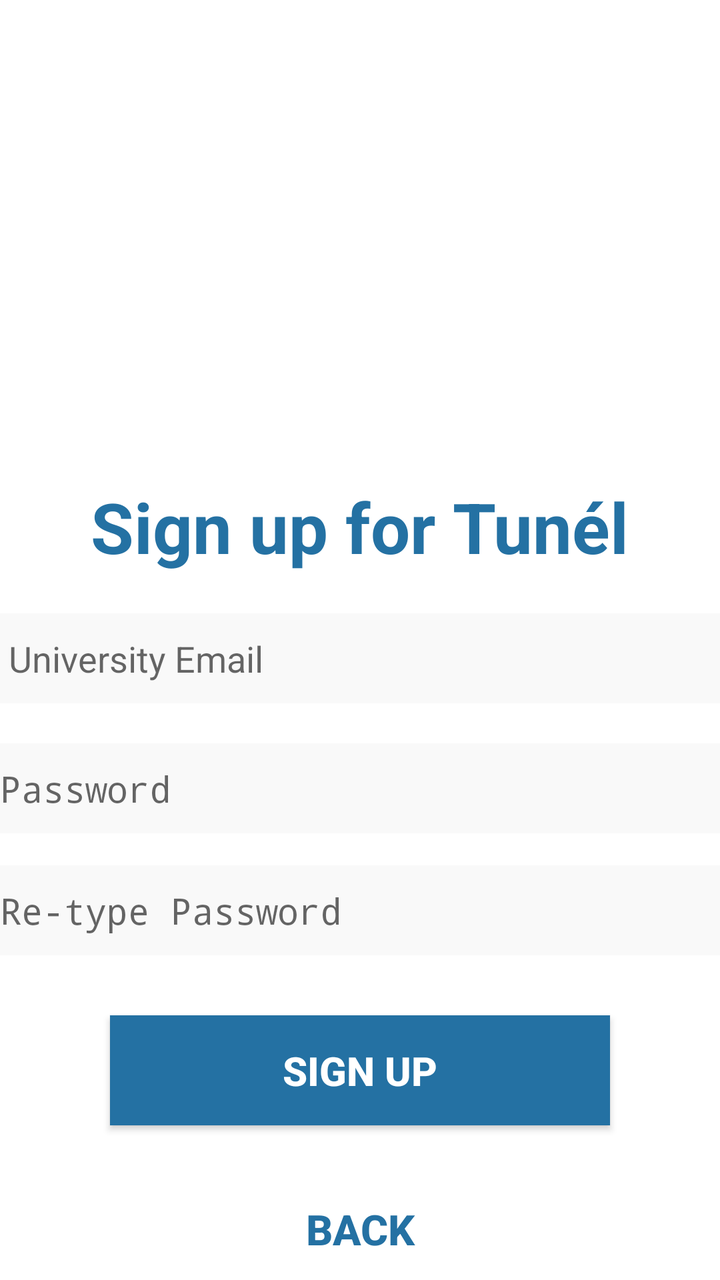
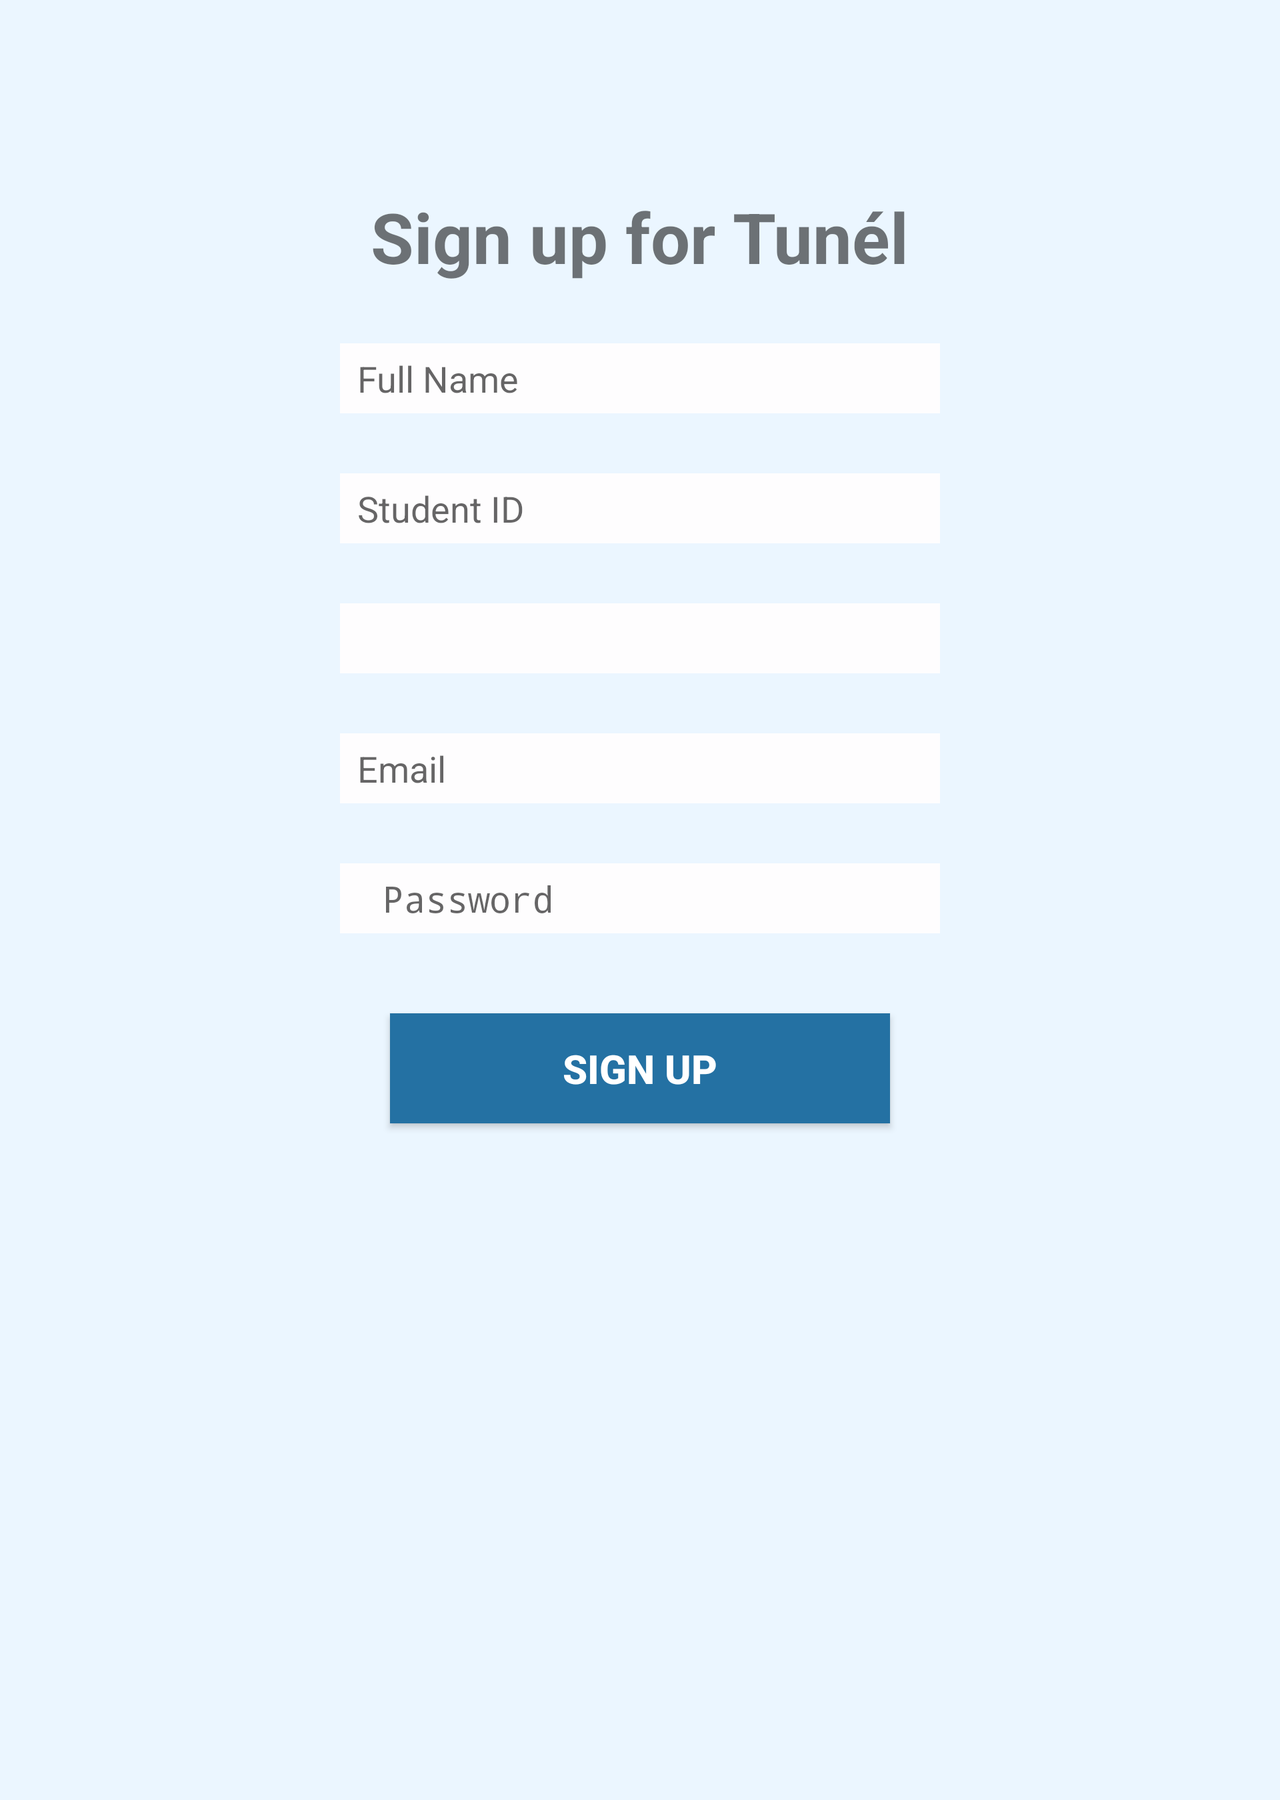

The same Android screen from two of the app's own layout files: first res/layout/ as a phone draws it, then the repository's variant for another configuration, drawn on a device whose configuration selects that folder. Both files follow.
<!-- AndroidManifest.xml: application theme AppTheme -->
<!-- res/layout/activity_sign_up.xml -->
<?xml version="1.0" encoding="utf-8"?>
<RelativeLayout xmlns:android="http://schemas.android.com/apk/res/android"
    xmlns:app="http://schemas.android.com/apk/res-auto"
    xmlns:tools="http://schemas.android.com/tools"
    android:layout_width="match_parent" android:layout_height="match_parent"
    android:background="#FFFFFF"
    >


        <TextView
                android:text="@string/sign_up_for_tun_l"
                android:textColor="#2471A3"
                android:layout_width="wrap_content"
                android:layout_height="wrap_content"
                android:textSize="35sp"
                android:textStyle="bold"
                android:id="@+id/register"
                android:layout_below="@+id/register_logo"
                android:layout_centerHorizontal="true" />

        <EditText
            android:background="#F9F9F9"
            android:layout_width="370dp"
            android:layout_height="45dp"
            android:inputType="textPassword"
            android:ems="10"
            android:minLines="6"
            android:id="@+id/reg_pass"
            android:hint="Password"
            tools:ignore="HardcodedText"
            android:layout_marginTop="20dp"
            android:layout_below="@+id/reg_email"
            android:layout_alignStart="@+id/reg_email"
            android:layout_alignEnd="@+id/reg_email" />

        <Button
            android:background="#2471A3"
            android:text="@string/sign_up"
            android:textSize="20sp"
            android:textStyle="bold"
            android:textColor="#fff"
            android:layout_width="250dp"
            android:layout_height="55dp"
            android:id="@+id/reg_button"
            android:layout_marginEnd="50dp"
            android:layout_marginTop="30dp"
            android:layout_below="@+id/reg_pass_val"
            android:layout_centerHorizontal="true" />

        <Button
            android:id="@+id/btn_back"
            android:layout_width="wrap_content"
            android:layout_height="wrap_content"
            android:layout_marginTop="28dp"
            android:background="@null"
            android:text="back"
            android:textColor="#2471A3"
            android:textSize="21dp"
            android:textStyle="bold"
            android:layout_below="@id/reg_button"
            android:layout_centerHorizontal="true" />

        <ImageView
            android:layout_width="500dp"
            android:layout_height="240dp"
            app:srcCompat="@mipmap/tunellogo"
            android:id="@+id/register_logo"
            android:contentDescription="@string/tunellogo"
            android:layout_alignParentTop="true"
            android:layout_centerHorizontal="true"/>

        <EditText
            android:background="#F9F9F9"
            android:layout_width="370dp"
            android:layout_height="45dp"
            android:inputType="textEmailAddress"
            android:ems="10"
            android:id="@+id/reg_email"
            android:hint=" University Email"
            tools:ignore="HardcodedText"
            android:layout_marginTop="20dp"
            android:layout_below="@+id/register"
            android:layout_centerHorizontal="true" />

        <EditText
            android:background="#F9F9F9"
            android:layout_width="370dp"
            android:layout_height="45dp"
            android:inputType="textPassword"
            android:ems="10"
            android:minLines="6"
            android:id="@+id/reg_pass_val"
            android:hint="Re-type Password"
            tools:ignore="HardcodedText"
            android:layout_marginTop="16dp"
            android:layout_below="@+id/reg_pass"
            android:layout_alignStart="@+id/reg_pass" />

    </RelativeLayout>
<!-- resources referenced by this layout -->
<resources>
  <!-- mipmap tunellogo: png bitmap (mipmap-hdpi, 3905 bytes) -->
  <string name="sign_up">Sign Up</string>
  <string name="sign_up_for_tun_l">Sign up for Tunél</string>
  <string name="tunellogo">tunellogo</string>
  <style name="AppTheme" parent="Base.Theme.AppCompat.Light.DarkActionBar">
          
          <item name="colorPrimary">@color/colorPrimary</item>
          <item name="colorPrimaryDark">@color/colorPrimaryDark</item>
          <item name="colorAccent">@color/colorAccent</item>
      </style>
  <color name="colorPrimary">#3F51B5</color>
  <color name="colorPrimaryDark">#303F9F</color>
  <color name="colorAccent">#FF4081</color>
</resources>
<!-- res/layout-land/activity_sign_up.xml (the repository's variant of the layout above) -->
<!-- drawn on the phone turned sideways -->
<?xml version="1.0" encoding="utf-8"?>
<ScrollView xmlns:android="http://schemas.android.com/apk/res/android"
    xmlns:app="http://schemas.android.com/apk/res-auto"
    xmlns:tools="http://schemas.android.com/tools"
    android:layout_width="match_parent" android:layout_height="match_parent"
    android:background="#EBF6FF">

    <RelativeLayout
        android:layout_width="match_parent"
        android:layout_height="900dp"
        tools:ignore="ScrollViewSize">

        <TextView
            android:text="Sign up for Tunél"
            android:layout_width="wrap_content"
            android:layout_height="wrap_content"
            android:textSize="35sp"
            android:textStyle="bold"
            android:id="@+id/register"
            android:layout_below="@+id/register_logo"
            android:layout_centerHorizontal="true" />

        <EditText
            android:background="#FEFDFE"
            android:layout_width="300dp"
            android:layout_height="35dp"
            android:inputType="textPersonName"
            android:ems="10"
            android:id="@+id/fullname"
            android:hint="  Full Name"
            android:maxLines="1"
            android:layout_marginTop="30dp"
            android:layout_below="@+id/register"
            android:layout_centerHorizontal="true"
            tools:ignore="HardcodedText" />

        <ImageView
            android:layout_width="400dp"
            android:layout_height="95dp"
            app:srcCompat="@drawable/logononame"
            android:id="@+id/register_logo"
            android:contentDescription="@string/tunellogo"
            android:layout_alignParentTop="true"
            android:layout_centerHorizontal="true" />


        <Spinner
            android:background="#FEFDFE"
            android:layout_width="300dp"
            android:layout_height="35dp"
            android:id="@+id/user_course_level"
            android:layout_marginTop="30dp"
            android:layout_below="@+id/user_ID"
            android:layout_alignStart="@+id/user_ID" />

        <EditText
            android:background="#FEFDFE"
            android:layout_width="300dp"
            android:layout_height="35dp"
            android:inputType="number"
            android:ems="10"
            android:id="@+id/user_ID"
            android:hint="  Student ID"
            android:layout_marginTop="30dp"
            android:layout_below="@+id/fullname"
            android:layout_alignStart="@+id/fullname"
            tools:ignore="HardcodedText" />

        <EditText
            android:background="#FEFDFE"
            android:layout_width="300dp"
            android:layout_height="35dp"
            android:inputType="textEmailAddress"
            android:ems="10"
            android:id="@+id/user_email"
            android:hint="  Email"
            tools:ignore="HardcodedText"
            android:layout_marginTop="30dp"
            android:layout_below="@+id/user_course_level"
            android:layout_alignStart="@+id/user_ID" />

        <EditText
            android:background="#FEFDFE"
            android:layout_width="300sp"
            android:layout_height="35dp"
            android:inputType="textPassword"
            android:ems="10"
            android:id="@+id/user_pass"
            android:hint="  Password"
            tools:ignore="HardcodedText"
            android:layout_marginTop="30dp"
            android:layout_below="@+id/user_email"
            android:layout_alignStart="@+id/user_email" />


        <Button
            android:background="#2471A3"
            android:text="@string/sign_up"
            android:textSize="20sp"
            android:textStyle="bold"
            android:textColor="#fff"
            android:layout_width="250dp"
            android:layout_height="55dp"
            android:id="@+id/singup_button"
            android:layout_marginTop="40dp"
            android:layout_below="@+id/user_pass"
            android:layout_centerHorizontal="true" />


    </RelativeLayout>



</ScrollView>
<!-- resources referenced by the variant -->
<!-- as the phone turned sideways resolves them -->
<resources>
  <!-- drawable logononame: png bitmap (drawable, 5455 bytes) -->
  <string name="sign_up">Sign Up</string>
  <string name="tunellogo">tunellogo</string>
  <style name="AppTheme" parent="Base.Theme.AppCompat.Light.DarkActionBar">
          
          <item name="colorPrimary">@color/colorPrimary</item>
          <item name="colorPrimaryDark">@color/colorPrimaryDark</item>
          <item name="colorAccent">@color/colorAccent</item>
      </style>
  <color name="colorPrimary">#3F51B5</color>
  <color name="colorPrimaryDark">#303F9F</color>
  <color name="colorAccent">#FF4081</color>
</resources>
